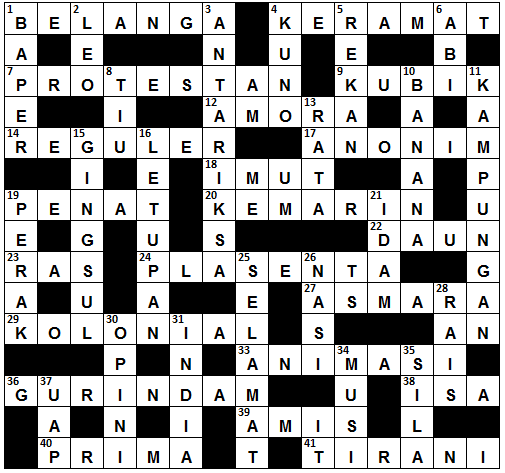
#> input picture tts1.png, 505 x 473 px
$ python percobaan10.py
#> lines starting #> are read from the running program, lines starting #| are printed output that depends on the picture; after the words box and inside, x2 and y2 are one past the last pixel; in counts of white or black regions, pixels touching at a corner belong together
import cv2
img = cv2.imread('tts1.png', cv2.IMREAD_GRAYSCALE)
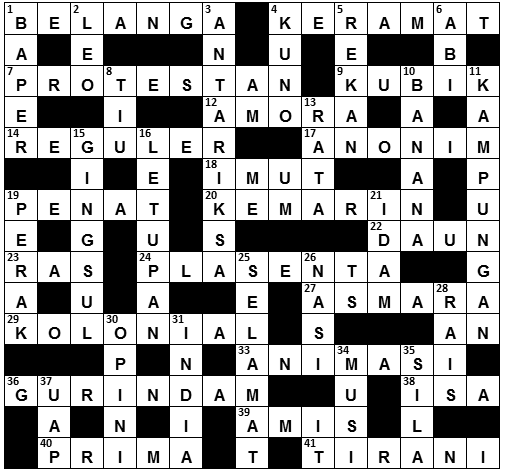
#> img: shape (473, 505); min 0, max 255, mean 159.4
edges = cv2.Canny(img, 100, 200)
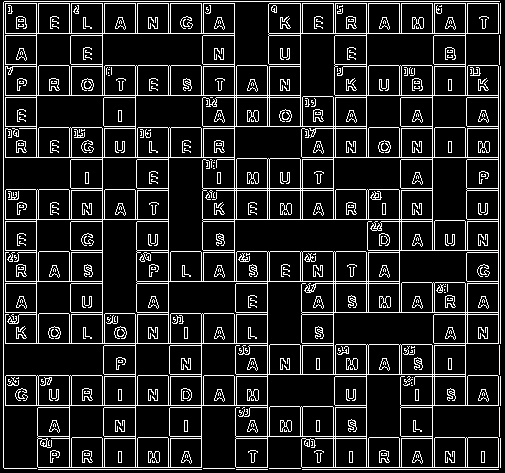
#> edges: shape (473, 505); 12.8% white in thin lines or dots
contours, _ = cv2.findContours(edges, cv2.RETR_TREE, cv2.CHAIN_APPROX_SIMPLE)
#> contours = 773 contours, 385 with area under 20; largest, box (x1, y1, x2, y2) and area: (5, 3, 499, 468) 205438, (234, 219, 400, 282) 5392, (168, 157, 235, 282) 4370, (333, 312, 466, 375) 3448, (102, 33, 235, 96) 3448
result = cv2.cvtColor(img, cv2.COLOR_GRAY2BGR)
cv2.drawContours(result, contours, -1, (0, 255, 0), 2)
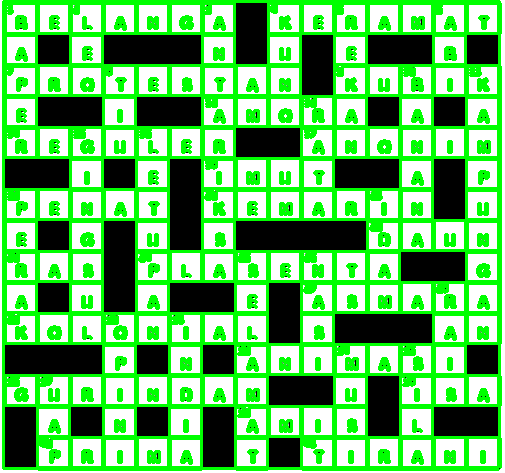
#> result: shape (473, 505, 3); mean B, G, R 102.2, 189.3, 102.2
cv2.imwrite('contours.jpg', result)

# [42 lines of commented-out code are left out]
